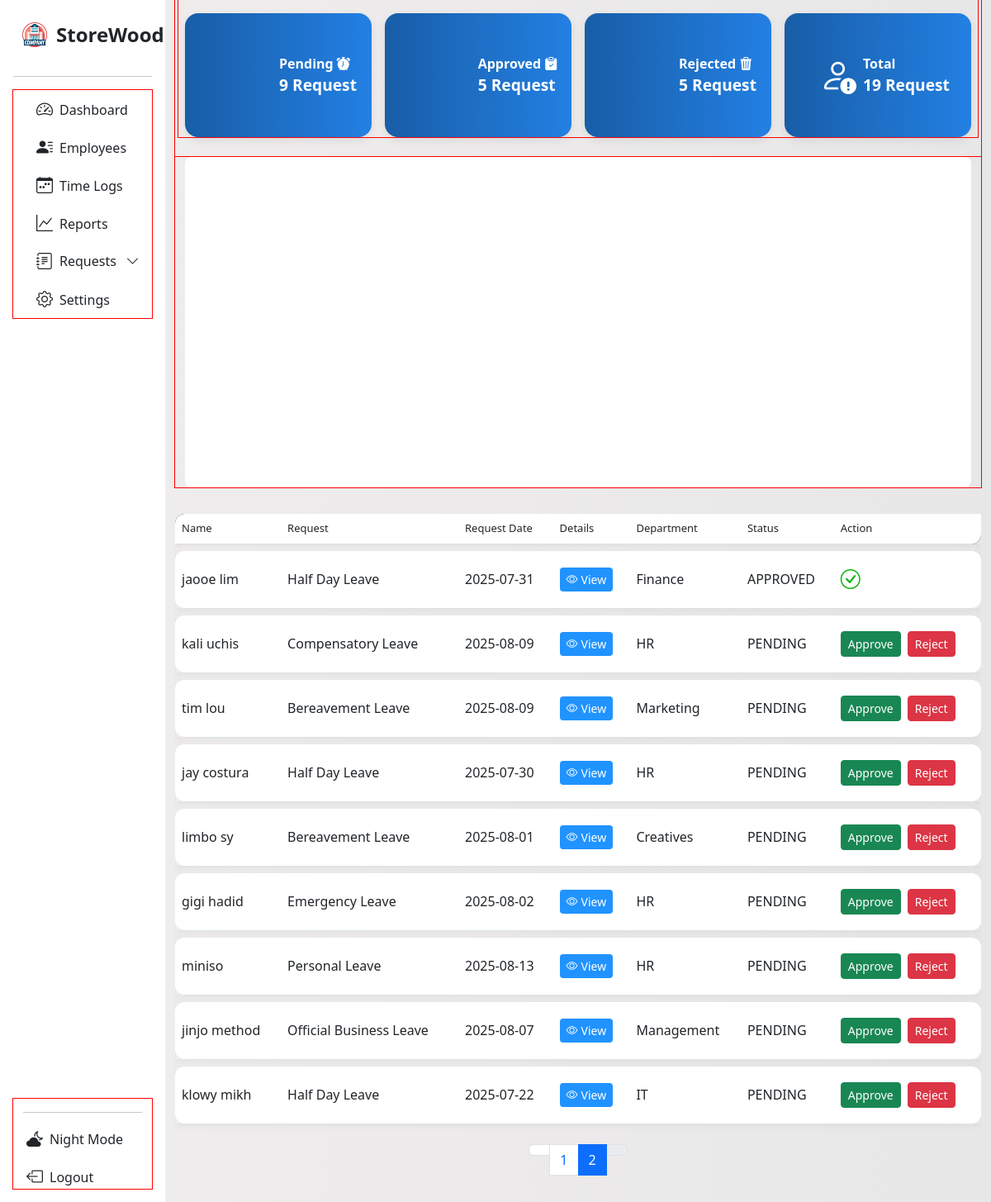
/request_page?page=2, run on an earlier commit of the app's database.
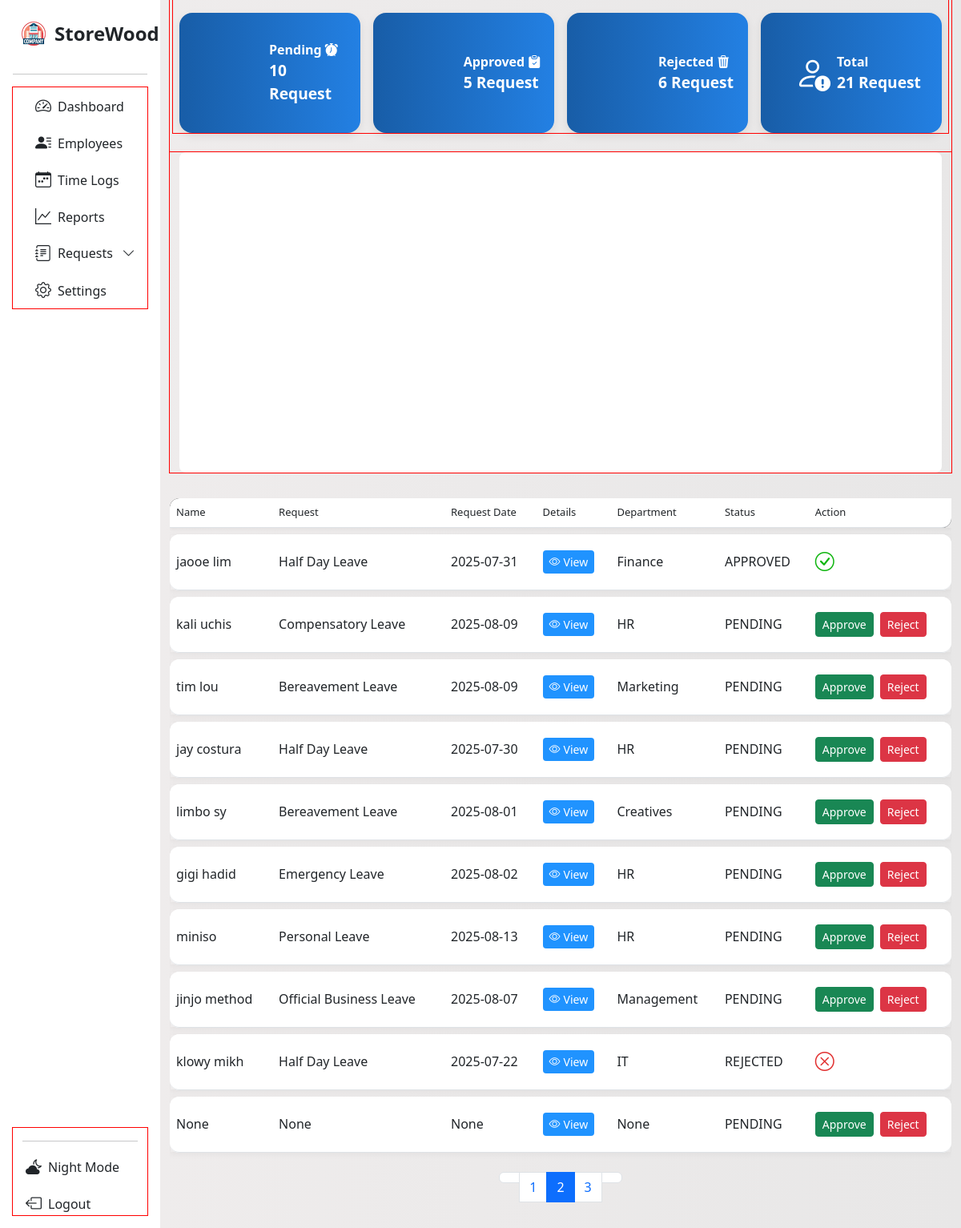
And on a later commit of the database.
### tables this page shows
CREATE TABLE request (
                    id INTEGER PRIMARY KEY AUTOINCREMENT,
                    request_id TEXT,
                    name TEXT,
                    request_type TEXT,
                    date TEXT,
                    details TEXT,
                    department TEXT,
                    status TEXT DEFAULT 'PENDING',
                    action TEXT, time, expiration_time, expiration_date);

### App/main.py (the view)
@app.route('/request_page', methods=['GET'])
def request_page():
    rows = []
    page = int(request.args.get('page', 1))
    per_page = 10
    offset = (page - 1) * per_page
    try:
        with sqlite3.connect(db.connect_request_table()) as req_con:
            df = pd.read_sql_query("SELECT * FROM request", req_con)
            count_stats = df['status'].value_counts()
            pending = count_stats.get('PENDING', 0)
            approved = count_stats.get('APPROVED', 0)
            rejected = count_stats.get('REJECTED', 0)
            total_req = pending + approved + rejected
            record = {'pending': pending, 'approved': approved, 'rejected': rejected, 'total': total_req}
            cur = req_con.cursor()
            cur.execute('''SELECT name, request_type, date, details, department,
                        status, action, request_id FROM request LIMIT ? OFFSET ?''', (per_page, offset))
            display = cur.fetchall()
            for info in display:
                row = {'name': info[0], 'request': info[1],
                    'date': info[2], 'details': info[3],
                    'department': info[4], 'status': info[5],
                    'action': info[6], 'req_id': info[7]
                    }
                rows.append(row)
            cur.execute('''SELECT COUNT(*) FROM request''')
            total_rows = cur.fetchone()[0]
            total_page = math.ceil(total_rows / per_page)
            data = get_requests_per_day()
    except sqlite3.OperationalError:
        print("We're having a trouble retrieving request page data. Please try again." )
        traceback.print_exc()
    return render_template('req_page.html', page='requests', subpage='new',
                           rows = rows, records = record, request_data = data,
                           total_pages = total_page, table_page = page)

### App/database.py (called while the page is built)
    def connect_request_table(self):
        return self.employee_leave_request

### App/main.py (called while the page is built)
def get_requests_per_day():
    data = defaultdict(int)
    with sqlite3.connect(db.connect_request_table()) as con:
        cur = con.cursor()
        cur.execute("SELECT date FROM request")
        fetch = cur.fetchall()
    for row in fetch:
        dates = row[0]
        try:
            date_object = datetime.strptime(dates, "%Y-%m-%d %H:%M:%S")
            only_date = date_object.date().isoformat()
            data[only_date] += 1
        except Exception as e:
            try:
                only_date = datetime.strptime(dates, "%Y-%m-%d").date().isoformat()
                data[only_date] += 1
            except Exception as e:
                print(f"Skipping invalid date: {dates}", e)
    chart_data = [{'x':date, 'y':count} for date, count in sorted(data.items())]
    return chart_data

### App/templates/req_page.html (shortened to what this page needs)
<!DOCTYPE html>
<html lang="en">
<head>
  <link rel="stylesheet" href="{{ url_for('static', filename='dash.css') }}">
  <link rel="stylesheet" href="{{ url_for('static', filename='request.css') }}">
  <link href="https://cdn.jsdelivr.net/npm/bootstrap-icons@1.11.3/font/bootstrap-icons.css" rel="stylesheet">
  <link href='https://unpkg.com/boxicons@2.1.4/css/boxicons.min.css' rel='stylesheet'>
  <link href="https://cdn.jsdelivr.net/npm/bootstrap@5.3.0/dist/css/bootstrap.min.css" rel="stylesheet">
</head>
<body>
<div class="container-fluid">
  <div class="row flex-nowrap">
<nav id="sidebarMenu" class="col-12 col-sm-4 col-md-3 col-lg-3 col-xl-2 bg-col px-0 position-sticky sticky-top">
  <div class="d-flex w-100 flex-column p-3 align-items-sm-start pt-4 h-100">
    <a href="/" class="d-flex align-items-center mb-3 text-dark text-decoration-none w-100 px-2">
      <img src="{{ url_for('static', filename='img/company.png') }}?v=2" alt="Logo" width="36" height="36" class="me-2">
      <span class="fs-4 fw-semibold">StoreWood</span>
    </a>
    <hr class="w-100">
    <ul class="nav nav-pills flex-column mb-auto w-100" id="menu">
      <div class="container con-li">
        <li class="nav-item">
          <a href="{{ url_for('management') }}" class="nav-link text-dark">
            <i class="bi bi-speedometer2 fs-5"></i><span class="ms-2">Dashboard</span>
          </a>
        </li>
        <li class="nav-item">
          <a class="nav-link text-dark" href="{{ url_for('employees_management') }}">
            <i class="bi bi-person-lines-fill fs-5"></i><span class="ms-2">Employees</span>
          </a>
        </li>
        <li>
          <a href="#" class="nav-link text-dark">
            <i class="bi bi-calendar-week fs-5"></i><span class="ms-2">Time Logs</span>
          </a>
        </li>
        <li>
          <a href="#" class="nav-link text-dark">
            <i class="fs-5 bi bi-graph-up"></i><span class="ms-2">Reports</span>
          </a>
        </li>
      <li class="nav-item">
        <a class="nav-link d-flex justify-content-between align-items-center text-dark"
          data-bs-toggle="collapse" href="#requestsSubMenu"  role="button"
          aria-expanded="false" aria-controls="requestsSubMenu">
          <span class="d-flex align-items-center gap-2 flex-grow-1">
            <i class="fs-5 bi bi-journal-text"></i>
            <span class="text-truncate">Requests</span>
          </span>
          <i class="bi bi-chevron-down arrow-icon ms-2"></i>
        </a>
      </li>
        <li>
          <a href="#" class="nav-link text-dark">
            <i class="fs-5 bi bi-gear"></i><span class="ms-2">Settings</span>
          </a>
        </li>
      </div>
    </ul>
    <div class="container mt-auto">
      <hr class="w-100">
      <a href="{{ url_for('admin_login') }}" class="nav-link text-dark mt-3">
        <i class="bi bi-cloud-moon-fill fs-5 ms-1"></i><span class="ms-2">Night Mode</span>
      </a>
      <a href="{{ url_for('admin_login') }}" class="nav-link text-dark mt-3">
        <i class="bi bi-box-arrow-left fs-5 ms-1"></i><span class="ms-2">Logout</span>
      </a>
    </div>
  </div>
</nav>
<div class="main-top-var col py-3 content">
<div class="container">
  <div class="row g-3 mb-4">
    <div class="col-xl-3 col-lg-6">
      <div class="d-flex align-items-center justify-content-center text-white p-3 rounded-4 stat-box h-100">
        <div class="stat-content">
          <div class="stat-title">Pending <i class="bi bi-alarm-fill"></i></div>
          <div class="stat-value">{{ records.pending }} Request</div>
        </div>
      </div>
    </div>
    <div class="col-xl-3 col-lg-6">
      <div class="d-flex align-items-center justify-content-center text-white p-3 rounded-4 stat-box h-100">
        <div class="stat-content">
          <div class="stat-title">Approved <i class="bi bi-clipboard-check-fill"></i></div>
          <div class="stat-value">{{ records.approved }} Request</div>
        </div>
      </div>
    </div>
    <div class="col-xl-3 col-lg-6">
      <div class="d-flex align-items-center justify-content-center text-white p-3 rounded-4 stat-box h-100">
        <div class="stat-content">
          <div class="stat-title">Rejected <i class="bi bi-trash3-fill"></i></div>
          <div class="stat-value">{{ records.rejected }} Request</div>
        </div>
      </div>
    </div>
    <div class="col-xl-3 col-lg-6">
      <div class="d-flex align-items-center justify-content-center text-white p-3 rounded-4 stat-box h-100">
        <div class="ms-3 d-flex align-items-center justify-content-center" style="font-size: 2.8rem;">
          <i class="bi bi-person-exclamation"></i>
        </div>
        <div class="flex-grow-0 ms-2">
          <div class="stat-title">Total</div>
          <div class="stat-value">{{ records.total }} Request</div>
        </div>
      </div>
    </div>
  </div>
  <div class="row mb-4">
    <div class="col-12">
      <div id="chart" class="w-100" data-requests='{{ request_data | tojson }}'></div>
    </div>
  </div>
</div>
    <div class="table-responsive">
      <table class="table display custom-table" id="myTable">
        <thead class="head bg-black">
          <tr>
            <th>Name</th>
            <th>Request</th>
            <th>Request Date</th>
            <th>Details</th>
            <th>Department</th>
            <th>Status</th>
            <th>Action</th>
          </tr>
        </thead>
        <tbody>
          {% for row in rows %}
          <tr>
            <td>{{row['name']}}</td>
            <td>{{row['request']}}</td>
            <td>{{row['date']}}</td>
            <td>
              <a href="/read_request/{{row['req_id']}}"
                class="btn btn-info btn-sm"
                style="background-color: rgb(32, 147, 255); border: transparent;">
                <span style="color: white;" class="d-flex flex-row">
                  <i class="bi bi-eye me-1"></i> View
                </span>
              </a>
            </td>
            <td>{{row['department']}}</td>
            <td>{{row['status']}}</td>
            {%if row['status'] == 'PENDING' %}
            <td>
              <div class="d-flex flex-row gap-2">
                <form method="POST" action="/update_status">
                  <button type="submit" class="btn btn-success btn-sm">Approve</button>
                </form>
                <form method="POST" action="/update_status">
                  <button type="submit" class="btn btn-danger btn-sm">Reject</button>
                </form>
              </div>
            </td>
          {% else %}
            <td>
              <div class="d-flex flex-row gap-2">
                {% if row['status'] == 'APPROVED' %}
                  <i class="bi bi-check-circle fs-4" style="color: rgb(15, 181, 15);"></i>
                {% elif row['status'] == 'REJECTED' %}
                  <i class="bi bi-x-circle fs-4" style="color: rgb(225, 48, 48);"></i>
                {% endif %}
                </div>
            </td>
            {% endif %}
          </tr>
        </tbody>
        {% endfor %}
      </table>
    </div>
      <div class="w-100 d-flex justify-content-center gap-1">
        <nav aria-label="Page navigation">
          <ul class="pagination">
            <li class="page-item {% if table_page == 1 %}disabled{% endif %} arrow-head">
              <a class="page-link" href="?page={{ table_page - 1 }}" aria-label="Previous">
              </a>
            </li>
            {% for page_num in range(1, total_pages + 1) %}
            <li class="page-item {% if page_num == table_page %}active{% endif %}">
              <a class="page-link" href="?page={{ page_num }}">{{ page_num }}</a>
            </li>
            {% endfor %}
            <li class="page-item {% if table_page == total_pages %}disabled{% endif %} arrow-head">
              <a class="page-link" href="?page={{ table_page + 1 }}" aria-label="Next">
              </a>
            </li>
        </ul>
      </nav>
    </div>
  </div>
</div>
</body>
</html>

### App/static/dash.css (style rules this page uses)
* { scrollbar-width: none; }
body { background: linear-gradient(to right, #f0eded, #e8e7e7); overflow: hidden; scrollbar-width: none; height: 100%; }
*, *::before, *::after { box-sizing: border-box; }
.bg-col { background-color: rgb(255, 255, 255) !important; }
.custom-table { border-collapse: separate !important; border-spacing: 0 6px; height: 30px; border-radius: 10px; overflow-y: scroll; }
.custom-table tbody tr td, .custom-table tbody tr th { height: 70px; vertical-align: middle; }
.custom-table tbody tr { background-color: #fff; box-shadow: 0 2px 8px rgba(0, 0, 0, 0.05); }
.custom-table tbody tr td:first-child, .custom-table tbody tr th:first-child { border-top-left-radius: 12px; border-bottom-left-radius: 12px; }
.custom-table tbody tr td:last-child { border-top-right-radius: 12px; border-bottom-right-radius: 12px; }
.custom-table thead th:first-child { border-top-left-radius: 12px; }
.custom-table thead th:last-child { border-bottom-right-radius: 12px; }
thead.head th { font-size: small; font-weight: 500; }
.bg-col { background-color: white; }
.bg-col ul li { min-width: 140px; max-width: 100%; width: auto; }
#sidebarMenu { height: 100vh; overflow-y: scroll; overflow-x: hidden; position: sticky; top: 0; scrollbar-width: none; -ms-overflow-style: none; }
main, .container, .row, .col { outline: 1px solid red; }
.stat-box { height: 100%; min-height: 100px; box-shadow: 0 4px 12px rgba(0, 0, 0, 0.08); }
.main-top-var { height: 100vh; overflow-y: auto; }
.arrow-icon { transition: transform 0.3s ease; display: inline-block; position: relative; width: 1.2em; text-align: center; }
.arrow-icon::before { content: ''; display: inline-block; width: 0; }

### App/static/request.css (style rules this page uses)
.stat-box { min-height: 150px; }
.stat-content { display: flex; flex-direction: column; justify-content: center; }
.stat-title { font-size: 1.1rem; font-weight: 600; }
.stat-value { font-size: 1.3rem; font-weight: bold; }
.stat-box { background: linear-gradient(to right,rgb(24, 93, 167),rgb(35, 128, 227) ) ; }
#chart { width: 100%; min-height: 400px; background-color: white; border-radius: 8px; }
.stat-box { background-color: #4e73df; }
.stat-title { font-weight: 600; font-size: 1rem; }
.stat-value { font-size: 1.2rem; }
.head { white-space: nowrap; }
.custom-table { border-collapse: separate; border-spacing: 0 8px; }
.custom-table thead tr { box-shadow: 0 2px 4px rgba(0, 0, 0, 0.05); }

What changed in the data, as far as the page shows it:
changed request "klowy mikh": status "PENDING" → "REJECTED"; no longer shows "Approve Reject"
added request: name "None", request "None", date "None", department "None", status "PENDING"
Also different on the page:
{{ records.pending }}: "9" → "10"
{{ records.rejected }}: "5" → "6"
{{ records.total }}: "19" → "21"
new list line: "3"
